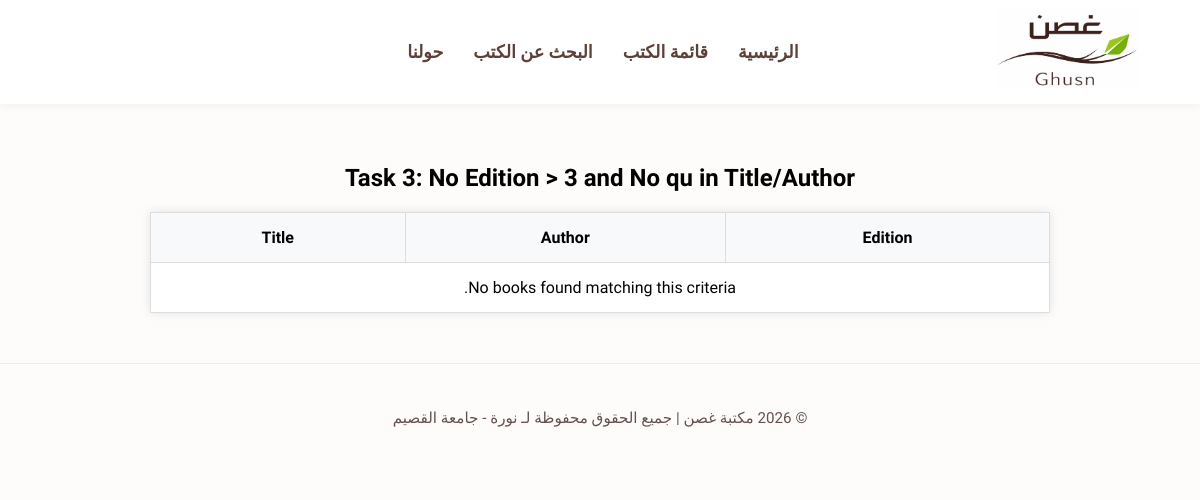
Page /books/lab8/task3/ on the earlier database version.
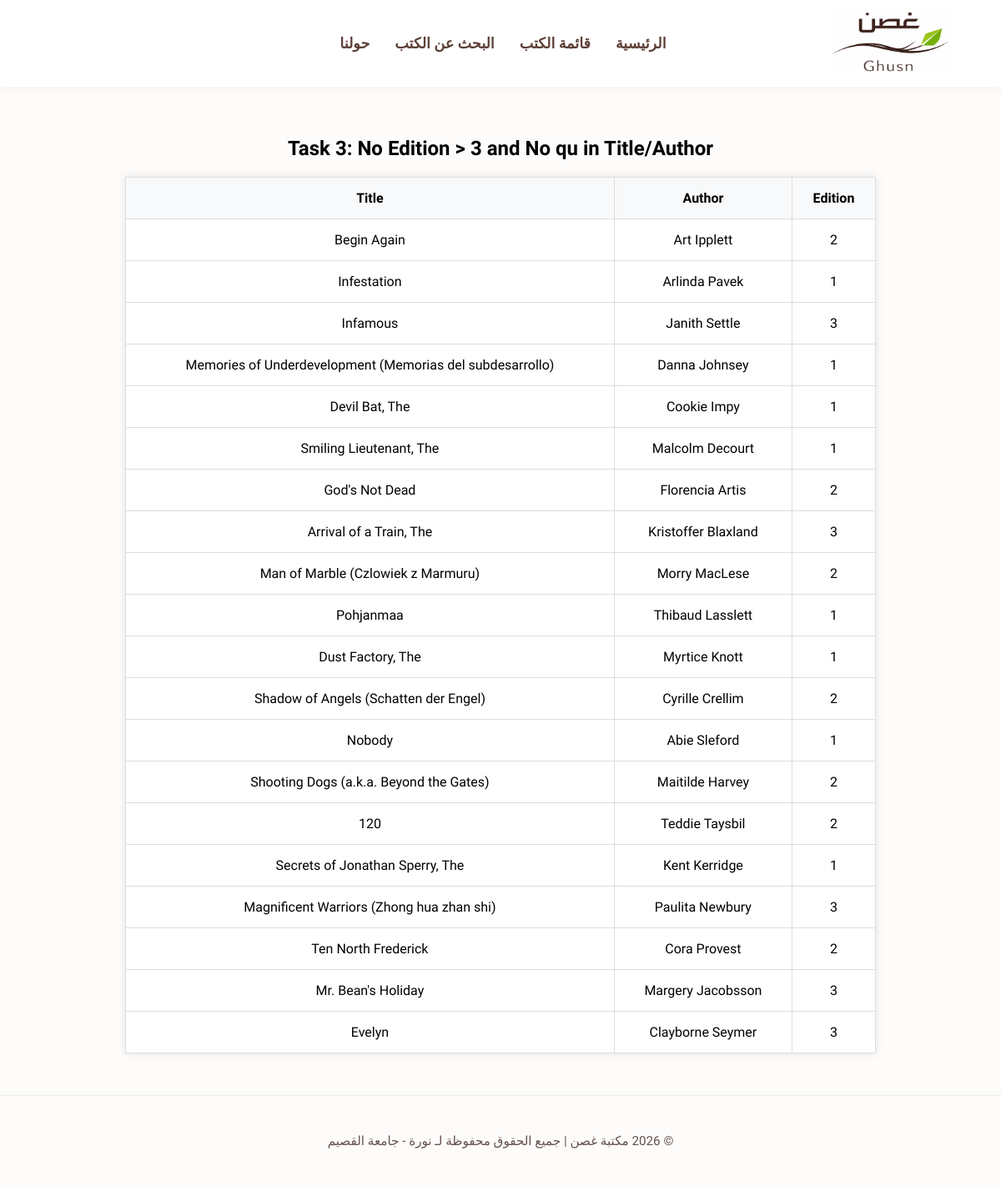
Same page on the later database version.
### apps/bookmodule/models.py (models this page shows)
class Book(models.Model):
    title = models.CharField(max_length=50)
    author = models.CharField(max_length=50)
    price = models.FloatField(default=0.0)
    edition = models.SmallIntegerField(default=1)

### apps/bookmodule/views.py (the view)
# urls.py: path('lab8/task3/', views.task3, name="lab8_task3"),
def task3(request):
    query = ~Q(edition__gt=3) & ~(Q(title__icontains='qu') | Q(author__icontains='qu'))
    books = Book.objects.filter(query)
    return render(request, 'bookmodule/lab8/task3.html', {'books': books})

### apps/templates/bookmodule/lab8/task3.html
{% extends 'bookmodule/layouts/base.html' %}
{% block content %}
<div class="lab8-container">
    <h2>Task 3: No Edition > 3 and No qu in Title/Author</h2>
    <table>
        <thead>
            <tr>
                <th>Edition</th>
                <th>Author</th>
                <th>Title</th>
            </tr>
        </thead>
        <tbody>
            {% for book in books %}
            <tr>
                <td>{{ book.edition }}</td>
                <td>{{ book.author }}</td>
                <td>{{ book.title }}</td>
            </tr>
            {% empty %}
            <tr>
                <td colspan="3">No books found matching this criteria.</td>
            </tr>
            {% endfor %}
        </tbody>
    </table>
</div>
{% endblock %}

Differences in the rows shown:
added Book: edition "2", author "Art Ipplett", title "Begin Again"
added Book: edition "1", author "Arlinda Pavek", title "Infestation"
added Book: edition "3", author "Janith Settle", title "Infamous"
added Book: edition "1", author "Danna Johnsey", title "Memories of Underdevelopment (Memorias del subdesarrollo)"
added Book: edition "1", author "Cookie Impy", title "Devil Bat, The"
added Book: edition "1", author "Malcolm Decourt", title "Smiling Lieutenant, The"
added Book: edition "2", author "Florencia Artis", title "God's Not Dead"
added Book: edition "3", author "Kristoffer Blaxland", title "Arrival of a Train, The"
added Book: edition "2", author "Morry MacLese", title "Man of Marble (Czlowiek z Marmuru)"
added Book: edition "1", author "Thibaud Lasslett", title "Pohjanmaa"
added Book: edition "1", author "Myrtice Knott", title "Dust Factory, The"
added Book: edition "2", author "Cyrille Crellim", title "Shadow of Angels (Schatten der Engel)"
added Book: edition "1", author "Abie Sleford", title "Nobody"
added Book: edition "2", author "Maitilde Harvey", title "Shooting Dogs (a.k.a. Beyond the Gates)"
added Book: edition "2", author "Teddie Taysbil", title "120"
added Book: edition "1", author "Kent Kerridge", title "Secrets of Jonathan Sperry, The"
added Book: edition "3", author "Paulita Newbury", title "Magnificent Warriors (Zhong hua zhan shi)"
added Book: edition "2", author "Cora Provest", title "Ten North Frederick"
added Book: edition "3", author "Margery Jacobsson", title "Mr. Bean's Holiday"
added Book: edition "3", author "Clayborne Seymer", title "Evelyn"
Other differences:
text no longer shown: "No books found matching this criteria."
